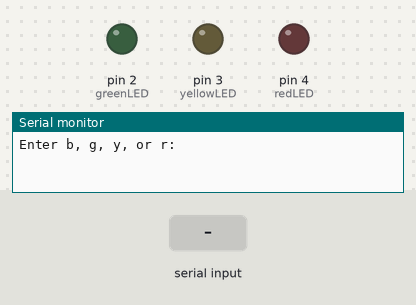
A sketch run on a simulated Arduino Uno, built with avr-gcc and run on an emulated ATmega328P. Parts: output pins drawn as LEDs (lit = HIGH), the last lines printed to the serial monitor. Dashed ring = blinking. The inputs (shaded band) are chosen by the test bench.

Above: at 1.2 s.
1.3 s: "b" received over Serial
At 1.45 s:
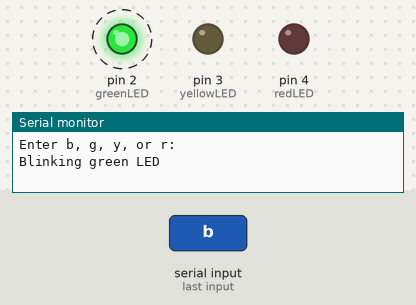
4.3 s: "y" received over Serial
At 4.8 s:
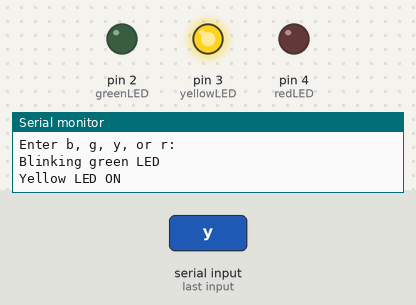
5.8 s: "r" received over Serial
At 7.2 s:
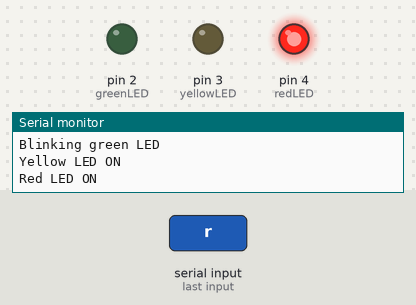
Timing chart, 0 to 8.8 s (numbered marks = the images above; inputs shaded):
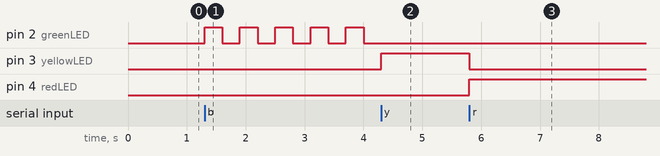

The sketch:

RGB_Led.ino
```cpp
// Define LED pins
const int greenLED = 2;
const int yellowLED = 3;
const int redLED = 4;

char inputChar;

void setup() {
  // Set LED pins as OUTPUT
  pinMode(greenLED, OUTPUT);
  pinMode(yellowLED, OUTPUT);
  pinMode(redLED, OUTPUT);

  // Initialize Serial Monitor
  Serial.begin(9600);
  Serial.println("Enter b, g, y, or r:");
}

void loop() {
  // Check if any data is available
  if (Serial.available() > 0) {
    inputChar = Serial.read();

    // Turn OFF all LEDs first
    digitalWrite(greenLED, LOW);
    digitalWrite(yellowLED, LOW);
    digitalWrite(redLED, LOW);

    // Act based on user input
    switch (inputChar) {
      case 'b':
        // Blink green LED
        Serial.println("Blinking green LED");
        for (int i = 0; i < 5; i++) {
          digitalWrite(greenLED, HIGH);
          delay(300);
          digitalWrite(greenLED, LOW);
          delay(300);
        }
        break;

      case 'g':
        Serial.println("Green LED ON");
        digitalWrite(greenLED, HIGH);
        break;

      case 'y':
        Serial.println("Yellow LED ON");
        digitalWrite(yellowLED, HIGH);
        break;

      case 'r':
        Serial.println("Red LED ON");
        digitalWrite(redLED, HIGH);
        break;

      default:
        Serial.println("Invalid input. Use b, g, y, or r.");
        break;
    }
  }
}
```

Measured:
- after the input at 1.3 s, pin 2 (greenLED): alternates HIGH for 0.30 s and LOW for 0.30 s, starting at once
- after the input at 4.3 s, pin 3 (yellowLED): LOW → HIGH at once
- after the input at 5.8 s, pin 3 (yellowLED): HIGH → LOW at once; pin 4 (redLED): LOW → HIGH at once
